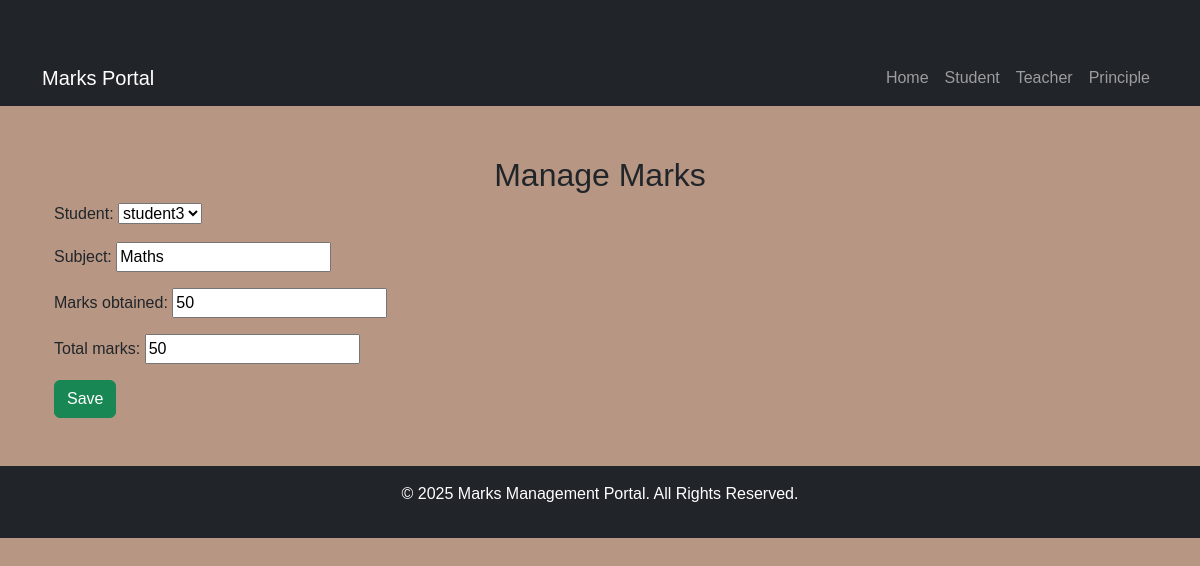
Page /marks/edit/16/ (signed in) on the committed database.
### core/models.py (models this page shows, shortened)
class Marks(models.Model):
    student = models.ForeignKey(User, on_delete=models.CASCADE, limit_choices_to={'is_staff': False})
    subject = models.CharField(max_length=100)
    marks_obtained = models.IntegerField()
    total_marks = models.IntegerField(default=0)

### core/views.py (the view)
# urls.py: path('marks/edit/<int:pk>/', marks_update, name='marks_update'),
@login_required
def marks_update(request, pk):
    mark = get_object_or_404(Marks, pk=pk)
    if request.user.is_staff:  # Only teachers/admins can edit
        if request.method == "POST":
            form = MarksForm(request.POST, instance=mark)
            if form.is_valid():
                form.save()
                return redirect('marks_list')
        else:
            form = MarksForm(instance=mark)
        return render(request, 'marks_form.html', {'form': form})
    return redirect('marks_list')

### core/forms.py
class MarksForm(forms.ModelForm):
    class Meta:
        model = Marks
        fields = ['student', 'subject', 'marks_obtained', 'total_marks']

### templates/marks_form.html (shortened to what this page needs)
{% extends "base.html" %}
{%load static %}
{% block content %}
<div class="container mt-4">
    <h2 class="text-center">Manage Marks</h2>
    <form method="POST">
        {{ form.as_p }}
        <button type="submit" class="btn btn-success">Save</button>
    </form>
</div>
{% endblock %}

### static/css/styles.css (style rules this page uses)
body { background-color: #b79784; font-family: 'Arial', sans-serif; }
.container { margin-top: 50px; }

### rows in the picture
Marks: student "student3", subject "Maths", marks_obtained "50", total_marks "50"
